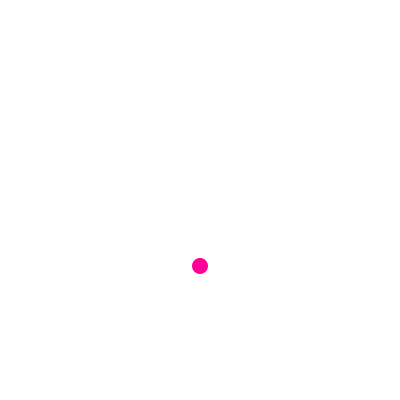
Frame 1 (no input)
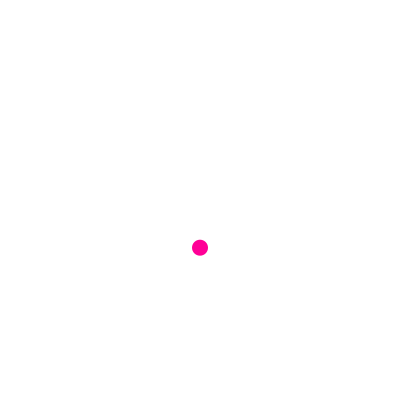
Frame 60 (the mouse pressed at the canvas centre just before this capture)
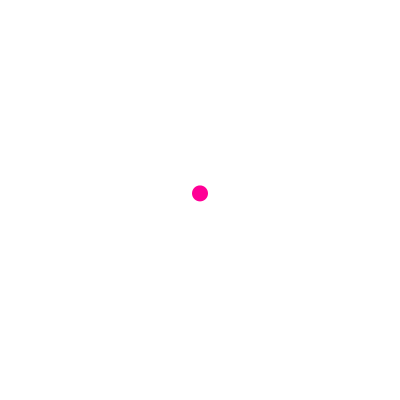
Frame 120 (the mouse held since frame 60 and released just before this capture)

The Processing sketch that drew these frames (run headless with seeded random() and noise(); from frame 60 on, the mouse is pressed at the canvas centre):

// Processing sketch: sketch_2_1_Failed_balloon
// ── sketch_2_1_Failed_balloon.pde
Mover balloon;

void setup() {

  size(400, 400);
  background(255);
  balloon = new Mover();
}

void draw() {
  background(255);
  balloon.update();
  balloon.checkEdges();
  balloon.display();
}


// ── Mover_Class.pde
class Mover {

  PVector location;
  PVector velocity;
  PVector acceleration;

  float topSpeed;

  Mover() {
    location = new PVector(width/2, (height/3) * 2);
    velocity = new PVector(0, 0);
    acceleration = new PVector(0, -0.01);
    topSpeed = 3;
  }

  void update() {

    velocity.add(acceleration);
    velocity.limit(topSpeed);
    location.add(velocity);
  }

  void display() {

    noStroke();
    fill(255, 0, 150);
    ellipse(location.x, location.y, 16, 16);
  }

  void checkEdges() {

    if (location.x > width || location.x < 0) {
      acceleration.x *= -1;
    }
    
    if (location.y > height || location.y < 0) {
      
      acceleration.y *= -1.99;
    }
    
  }

}
